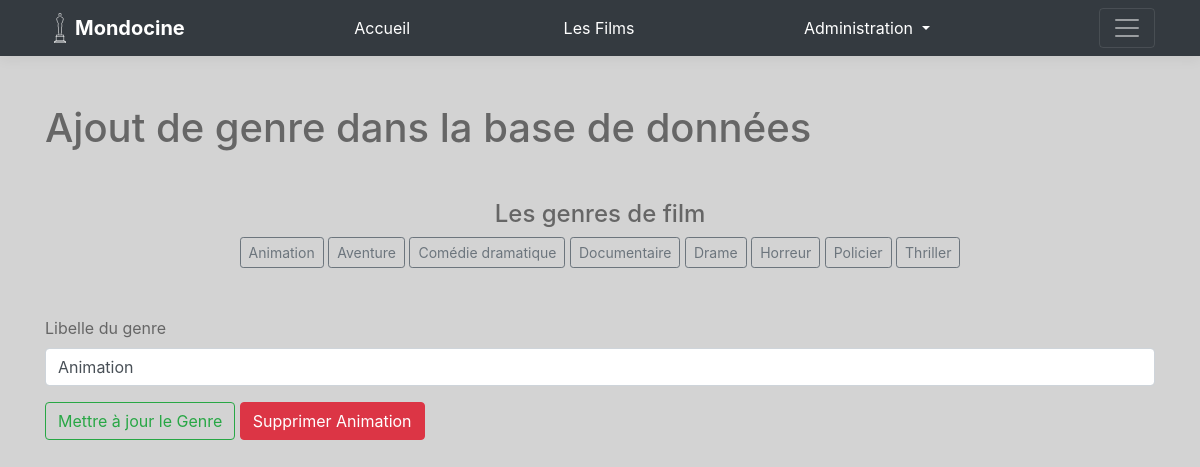
Page /addGenre/8 (signed in) on the committed database.
### tables this page shows
CREATE TABLE IF NOT EXISTS `genre` (
  `genre_id` int(11) NOT NULL AUTO_INCREMENT,
  `genre_libelle` varchar(100) DEFAULT NULL,
  PRIMARY KEY (`genre_id`)
);

### autoload.php (called while the page is built, shortened)
<?php
function myAutoloader(string $className):void
{
    $className = str_replace("\\", '/', $className);
}

### src/Controller/AddGenreController.php (called while the page is built, shortened)
<?php
class AddGenreController
{
    public function recupGenres()
    {
        $database = new Database();
        $query = "SELECT * FROM genre ORDER BY genre_libelle";
        $genres = $database->query($query,Genre::class);
        return $genres;
    }
    public function addGenre(?int $genreId = 0):array
    {
        $formValidator = new FormValidator();
        $errors = [];
        $genre = new Genre();
        $datas = $this->addrecupGenreId();
        extract($datas);
        $genreId=intval($genreId);
        if (isset($genreId) && $genreId != 0) {
            $genre = $this->detailGenre($genreId,Genre::class);
            $valider = "Mettre à jour le Genre";
        }else{
            $valider = "Insérer le genre";
        }
        $genre_libelle = $_POST['genre_libelle'] ?? $genre->getGenreLibelle() ?? '';
        return compact('errors', 'success', 'genre', 'formValidator', 'genre_libelle', 'valider');
    }
    public function addrecupGenreId():array
    {
        $url = $_SERVER['REQUEST_URI'];
        $ids = explode('/',substr($url, 10));
        $genreId = $ids[0];
        $genreId = intval($genreId);
        return compact('genreId','action');
    }
    public function detailGenre(int $genreId, string $className):Genre
    {
        $database = new Database();
        $query = "SELECT * FROM genre WHERE genre_id = '" . $genreId . "'";
        $genres = $database->queryUnique($query, $className);
        return $genres;
    }
}

### src/Utilities/Database.php (called while the page is built, shortened)
<?php
class Database
{
    private $pdo;
    public function connect():void
    {
            $this->pdo = new PDO(
                'mysql:host=localhost;dbname=mondocine',
                'root',
                '',
                [
                    PDO::MYSQL_ATTR_INIT_COMMAND => "SET NAMES utf8mb4",
                    PDO::ATTR_ERRMODE => PDO::ERRMODE_EXCEPTION
                ]
            );
    }
    public function query(string $sql, ?string $className=''): ?array
    {
        if ($className != '') {
            $result = $this->pdo->query($sql);
            return $result->fetchAll(PDO::FETCH_CLASS | PDO::FETCH_PROPS_LATE, $className);
        }else{
            $result = $this->pdo->query($sql);
            return $result->fetchAll();
        }
    }
    public function queryUnique(string $sql, string $classname)
    {
        $result = $this->pdo->query($sql);
        return $result->fetchObject($classname);
    }
}

### src/Entity/Genre.php (called while the page is built, shortened)
<?php
class Genre
{
    private $genre_id;
    private $genre_libelle;
    public function getGenreId(): int
    {
        return $this->genre_id ?? 0;
    }
    public function getGenreLibelle(): string
    {
        return $this->genre_libelle ?? '';
    }
}

### templates/addGenre.php (the view, shortened to what this page needs)
<?php
$controller = new AddGenreController();
$formValidator = new FormValidator();
$datas = $controller->addGenre();
$genres = $controller->recupGenres();
extract($datas);
?>
    <main class="container">
        <h1 class="my-5">Ajout de genre dans la base de données</h1>
        <section class=" h-50 w-100 mx-auto text-center" >
            <h4>Les genres de film</h4>
            <?php
            foreach($genres as $genres){
                ?>
            <a href="/addGenre/<?=$genres->getGenreId()?>"><button type="button" class="btn btn-sm btn-outline-secondary"><?=$genres->getGenreLibelle();?>
                </button></a>
                <?php
            }
            ?>
        </section>
        <form method="post" class="my-5">
            <?= $formValidator->generateInputText('genre_libelle', 'text','Libelle du genre',$errors,$genre_libelle) ?>
            <input type="submit" value="<?= $valider ?>" class="btn btn-outline-success">
            <?php
            if ($genre->getGenreId() != 0) {
                ?>
                <a href="/addGenre/<?= $genre->getGenreId() ?>/delete">
                    <button type="button" class="btn btn-danger">Supprimer <?= $genre->getGenreLibelle(); ?></button>
                </a>
                <?php
            }
                ?>
        </form>
    </main>

### public/css/style.css (style rules this page uses)
* { margin:0; padding:0; box-sizing:border-box; }
body { color:#666; }
a { text-decoration:none; color:black; }
:root { --jumbotron-padding-y: 0.5rem; }

### rows in the picture
genre: genre_libelle "Animation"
genre: genre_libelle "Aventure"
genre: genre_libelle "Comédie dramatique"
genre: genre_libelle "Documentaire"
genre: genre_libelle "Drame"
genre: genre_libelle "Horreur"
genre: genre_libelle "Policier"
genre: genre_libelle "Thriller"

### other values in the picture
$label "Libelle du genre"
